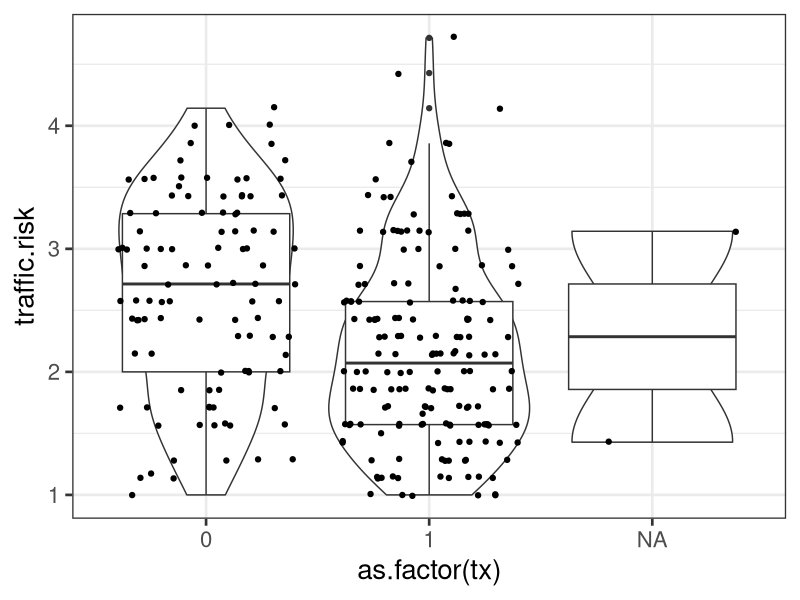
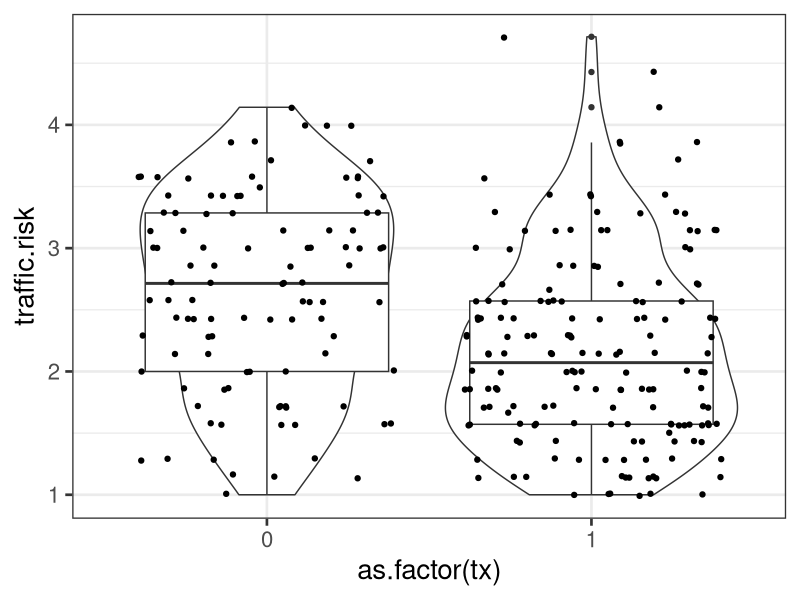
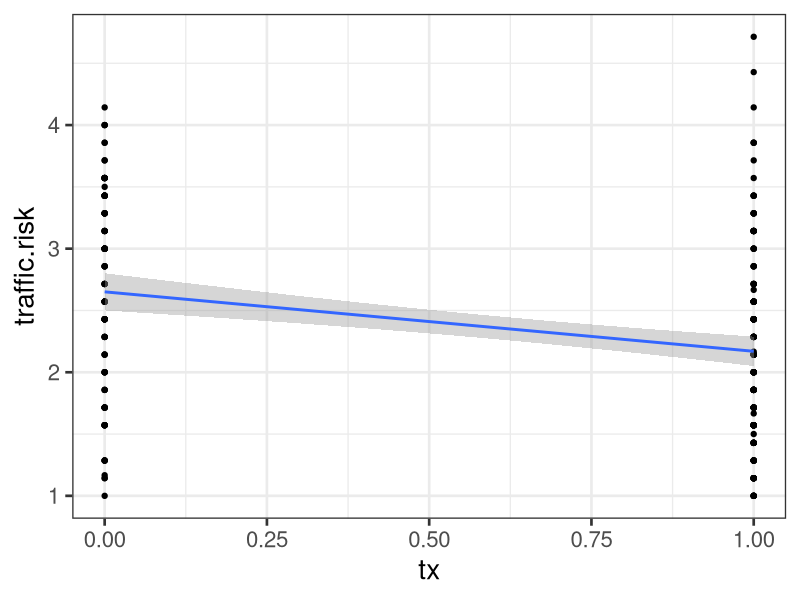
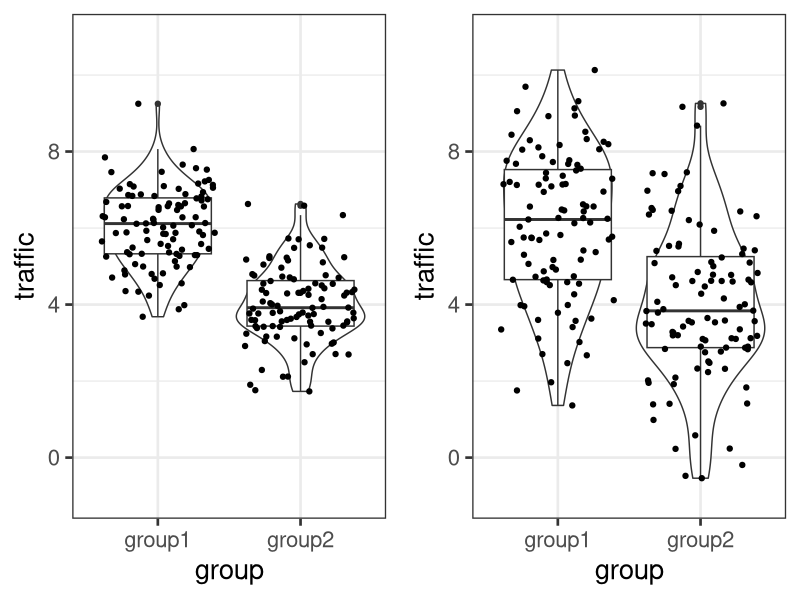

Reproduce these figures in R, in order.
## ---- chunk 1
library(tidyverse)
library(knitr)
# function to display only part of the output
hook_output <- knit_hooks$get("output")
knit_hooks$set(output = function(x, options) {
  lines <- options$output.lines
  if (is.null(lines)) {
    return(hook_output(x, options))  # pass to default hook
  }
  x <- unlist(strsplit(x, "\n"))
  more <- "..."
  if (length(lines)==1) {        # first n lines
    if (length(x) > lines) {
      # truncate the output, but add ....
      x <- c(head(x, lines), more)
    }
  } else {
    x <- c(more, x[lines], more)
  }
  # paste these lines together
  x <- paste(c(x, ""), collapse = "\n")
  hook_output(x, options)
})
## ---- chunk 2
library(here)
traffic = read.csv(here("data/traffic.csv"))
## ---- chunk 3
psych::describe(traffic, fast = T)
## ---- chunk 4
ggplot(traffic) +
  aes(x = as.factor(tx), y = traffic.risk) +
  geom_violin() + geom_boxplot() + geom_jitter() +
  theme_bw(base_size = 20)
## ---- chunk 5
t.1 <- t.test(traffic.risk ~ tx, data = traffic, var.equal = TRUE) 
t.1

## ---- chunk 6
r.1 <- cor.test(~ traffic.risk + tx, data = traffic) 
r.1
## ---- chunk 7
a.1 <- aov(traffic.risk ~ tx, data = traffic)
summary(a.1)
## ---- chunk 8
mod.1 <- lm(traffic.risk ~ tx, data = traffic)
anova(mod.1)
## ---- chunk 9
summary(mod.1)
## ---- chunk 10
traffic %>% 
  group_by(tx) %>% 
  summarise(M = mean(traffic.risk, na.rm=TRUE))
## ---- chunk 11
ggplot(traffic %>% filter(!is.na(tx))) +
  aes(x = as.factor(tx), y = traffic.risk) +
  geom_violin() + geom_boxplot() + geom_jitter() + theme_bw(base_size = 20)
## ---- chunk 12
ggplot(traffic, aes(x=tx, y=traffic.risk)) +
    geom_point() +    
    geom_smooth(method=lm)  +  # Don't add shaded confidence region 
theme_bw(base_size = 20)
    
## ---- chunk 13
summary(mod.1)
## ---- chunk 14
t.test(traffic.risk ~ tx, data = traffic)
## ---- chunk 15
library(here)
expertise = read.csv(here("data/expertise.csv"))
cor.test(expertise$self_perceived_knowledge, expertise$overclaiming_proportion, use = "pairwise")
## ---- chunk 16
mod.2 = lm(overclaiming_proportion ~ self_perceived_knowledge, data = expertise)
## ---- chunk 17
summary(mod.2)
## ---- chunk 18
mod.3 = lm(self_perceived_knowledge ~ overclaiming_proportion, data = expertise)
## ---- chunk 19
summary(mod.3)
## ---- chunk 20
mod.1 <- lm(traffic.risk ~ tx, data = traffic)
summary(mod.1)
## ---- chunk 21
twogroup_fun = function(nrep = 100, b0 = 6, b1 = -2, sigma = 1) {
     ngroup = 2
     group = rep( c("group1", "group2"), each = nrep)
     eps = rnorm(ngroup*nrep, 0, sigma)
     traffic = b0 + b1*(group == "group2") + eps
     growthfit = lm(traffic ~ group)
     growthfit
}


twogroup_fun2 = function(nrep = 100, b0 = 6, b1 = -2, sigma = 2) {
     ngroup = 2
     group = rep( c("group1", "group2"), each = nrep)
     eps = rnorm(ngroup*nrep, 0, sigma)
     traffic = b0 + b1*(group == "group2") + eps
     growthfit = lm(traffic ~ group)
     growthfit
}

set.seed(16)
library(broom)
lm1 <- augment(twogroup_fun())

set.seed(16)
lm2 <- augment(twogroup_fun2())

plot1<- ggplot(lm1) +
  aes(x = group, y = traffic) +
  geom_violin() + geom_boxplot() + geom_jitter() + ylim(-1, 11)+ theme_bw(base_size = 20)

plot2<- ggplot(lm2) +
  aes(x = group, y = traffic) +
  geom_violin() + geom_boxplot() + geom_jitter() + ylim(-1, 11)+ theme_bw(base_size = 20)


library(gridExtra)
 grid.arrange(plot1, plot2, ncol=2)
## ---- chunk 22
traffic[3, ]
## ---- chunk 23
set.seed(0214)
traffic$new_tx = sample(c("1","2","3"), size = nrow(traffic), replace = T)

a.2 = aov(traffic.risk ~ new_tx, data = traffic)
summary(a.2)
